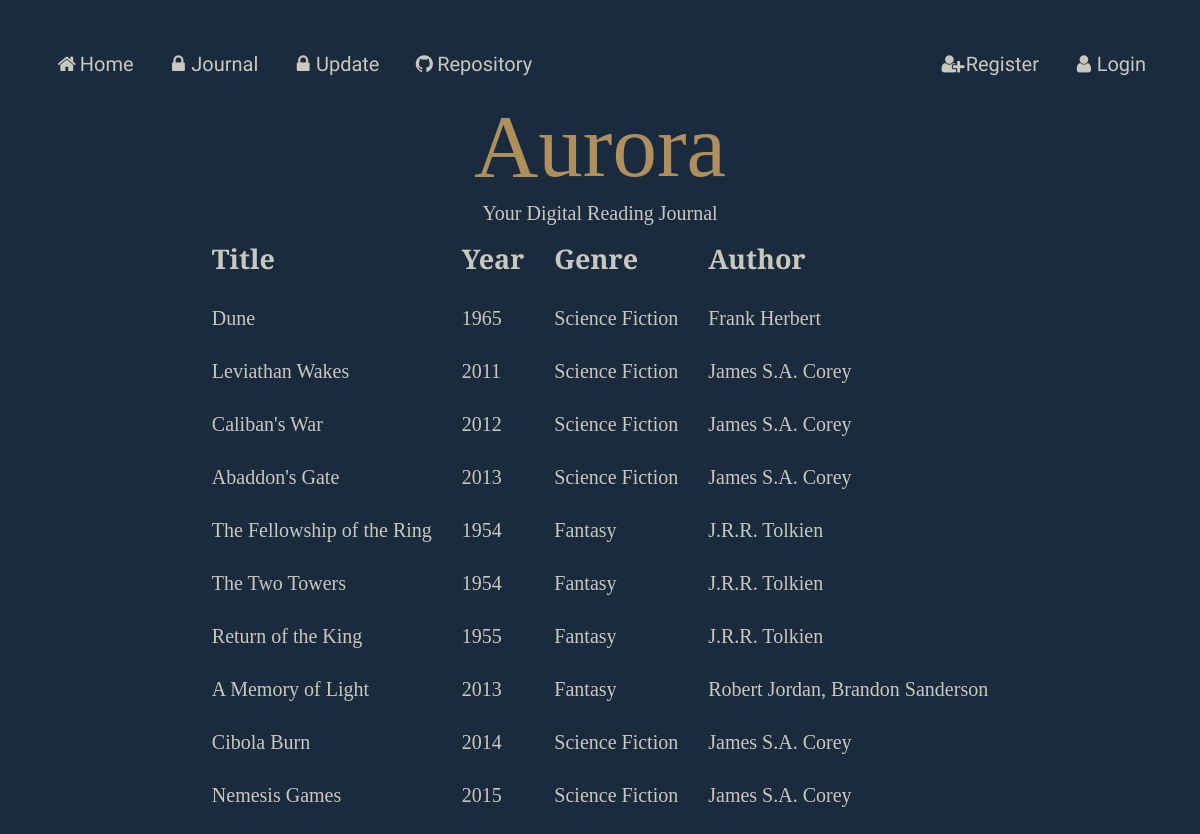
The page /journal on the database as committed earlier.
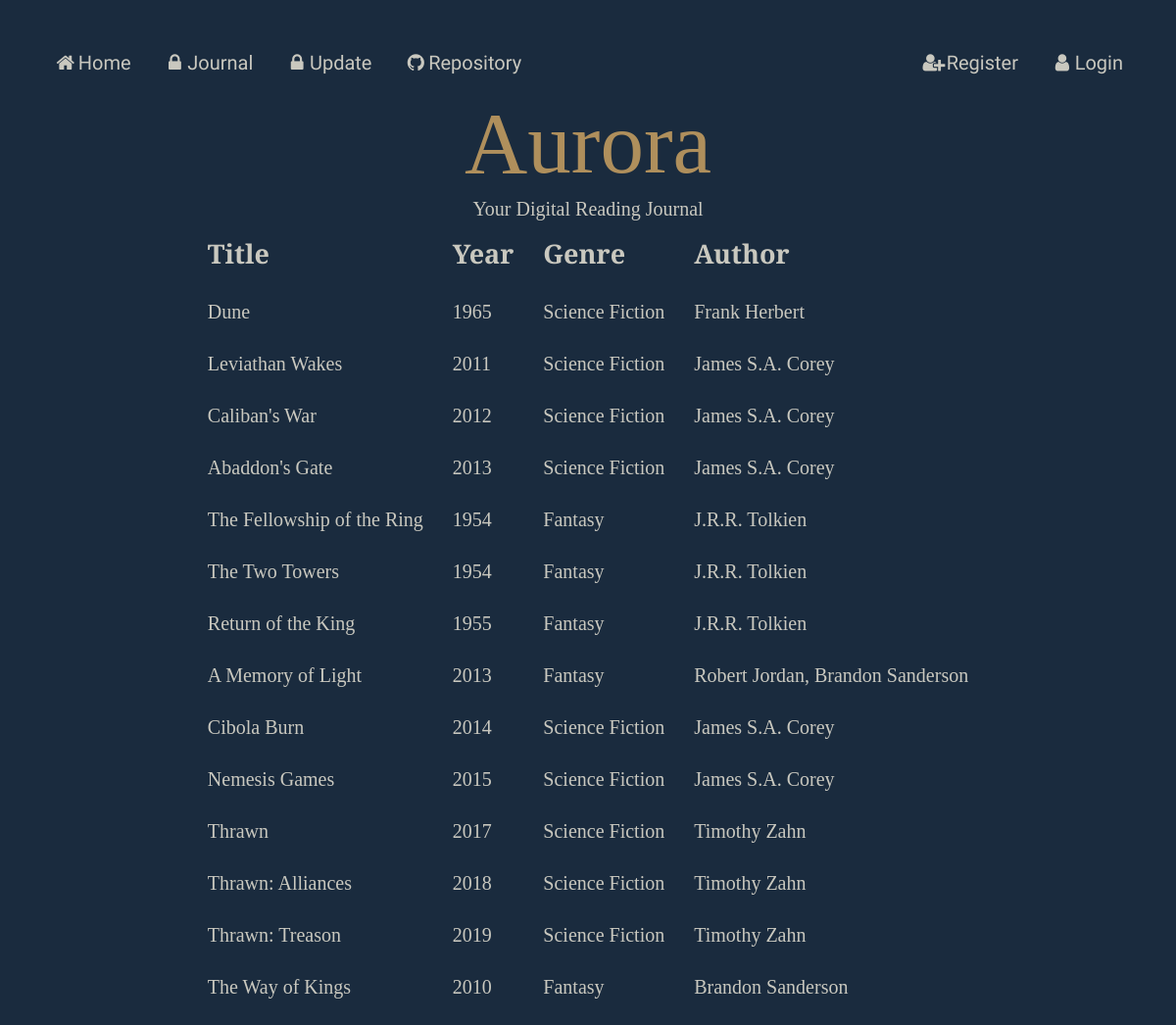
The same page on the database as committed later.
### models.py (models this page shows)
class Books (db.Model):
    __tablename__ = "Books"
    bookid = db.Column(db.Integer, primary_key=True)
    title = db.Column(db.String(80))
    sypnosis = db.Column(db.String(80))
    year = db.Column(db.String(80))
    authors = db.relationship("Authors", secondary=BooksAuthors, back_populates="books")
    users = db.relationship("Users", secondary=BooksUsers, back_populates="books")
    genres = db.relationship("Genres", secondary=BooksGenres, back_populates="books")

### main.py (the view)
@app.route('/journal', methods=["GET", "POST"])
def journal():
    book = models.Books.query.all()
    return render_template("journal.html", book=book)

### main.py (called while the page is built)
@app.context_processor
def add_current_user():
    if session.get('user'): # if a user is logged in
        return dict(current_user=models.Users.query.get(session['user'])) # current user is equal to userinfo of user session
    return dict(current_user=None) # otherwise current user is none

### templates/journal.html (shortened to what this page needs)
{% extends "layout.html" %}
{% block content %}
<table id="journal">
        <tr>
            <th colspan = 1>Title</th>
            <th colspan = 1>Year</th>
            <th colspan = 1>Genre</th>
            <th colspan = 1>Author</th>
        </tr>
    {% for book in book %}
        <tr>
            <td> <a href="/book/{{ book.title }}"> {{ book.title }} </a></td>
            <td>{{ book.year }}</td>
            <td> <a href="/genre/{{ book.genres|map(attribute='name')|join(', ') }}"> {{ book.genres|map(attribute="name")|join(", ") }}</a></td>
            <td> <a href="/author/{{ book.authors|map(attribute='name')|join(', ') }}">{{ book.authors|map(attribute="name")|join(", ") }}</a></td>
        </tr>
    {% endfor %}
</table>
{% endblock %}

### templates/layout.html (shortened to what this page needs)
<!DOCTYPE html>
<html lang='en'>
    <head>
        <link rel="stylesheet" href="/static/styles.css">
        <link rel="stylesheet" href="https://cdnjs.cloudflare.com/ajax/libs/font-awesome/4.7.0/css/font-awesome.min.css">
    </head>
    <body>
        {% include "nav.html" %}
        <header>Aurora</header>
        <subhead>Your Digital Reading Journal</subhead>
        {% block content %}{% endblock %}
    </body>
</html>

### templates/nav.html
<nav>
    <ul>
        <li><a href="/"><i class="fa fa-fw fa-home"></i>Home</a></li>
        {% if current_user %}
        <li><a href="/journal"><i class="fa fa-fw fa-book"></i>Journal</a></li>
        <li><a href="/update"><i class="fa fa-fw fa-pencil"></i>Update</a></li>
        {% else %}
        <li><a href="/"><i class="fa fa-fw fa-lock"></i>Journal</a></li>
        <li><a href="/"><i class="fa fa-fw fa-lock"></i>Update</a></li>
        {% endif %}
        <li><a href="https://github.com/StephenHuang17253/aurora"><i class="fa fa-fw fa-github"></i>Repository</a></li>
        {% if current_user %}
        <li><a href="/logout"><i class="fa fa-fw fa-user-o"></i>Logout</a></li>
        <li><a><i class="fa fa-fw fa-user-circle"></i>Logged in as {{current_user.username}}</a></li>
        {% else %}
        <li><a href="/login"><i class="fa fa-fw fa-user"></i>Login</a></li>
        <li><a href="/signup"><i class="fa fa-fw fa-user-plus"></i>Register</a></li>
        {% endif %}
    </ul>
</nav>

### static/styles.css (style rules this page uses)
:root { --bg-color: #1a2b3e; --main-color: #af8f5c; --sub-color: #3a506c; --text-color: #c9c8bf; --font-aurora: "Libre Baskerville"; --font-header: "Libre Baskerville"; --font-body: "Spectral"; --font-nav: "Julius Sans One"; }
body { font-family: var(--font-body); color: var(--text-color) ; font-size: 20px; background-color: var(--bg-color); padding: 30px; text-align: center; }
header { font-family: var(--font-aurora); color: var(--main-color) ; font-size: 445%; padding: 5px; }
subhead { font-family: var(--font-body); padding: 10px; }
ul { list-style-type: none; margin: 0; padding: 0; overflow: hidden; font-family: var(--font-nav); }
li { float: left; }
li a { display: block; color: var(--text-color); text-align: center; padding: 14px 16px; text-decoration: none; }
li:nth-child(5) { float: right; }
li:last-child { float: right; }
table { border-collapse: collapse; margin: auto; }
th, td { text-align: left; padding: 15px;z }
tr { text-align: left; }
th { font-family: var(--font-header);; font-size: 135%; color: var(--text-color); }
a:link { color: var(--text-color); background-color: transparent; text-decoration: none; cursor: pointer; }

Rows that differ between the two databases and show on the page:
added Books: title "Thrawn", year "2017", genres|map "Science Fiction", authors|map "Timothy Zahn"
added Books: title "Thrawn: Alliances", year "2018", genres|map "Science Fiction", authors|map "Timothy Zahn"
added Books: title "Thrawn: Treason", year "2019", genres|map "Science Fiction", authors|map "Timothy Zahn"
added Books: title "The Way of Kings", year "2010", genres|map "Fantasy", authors|map "Brandon Sanderson"
